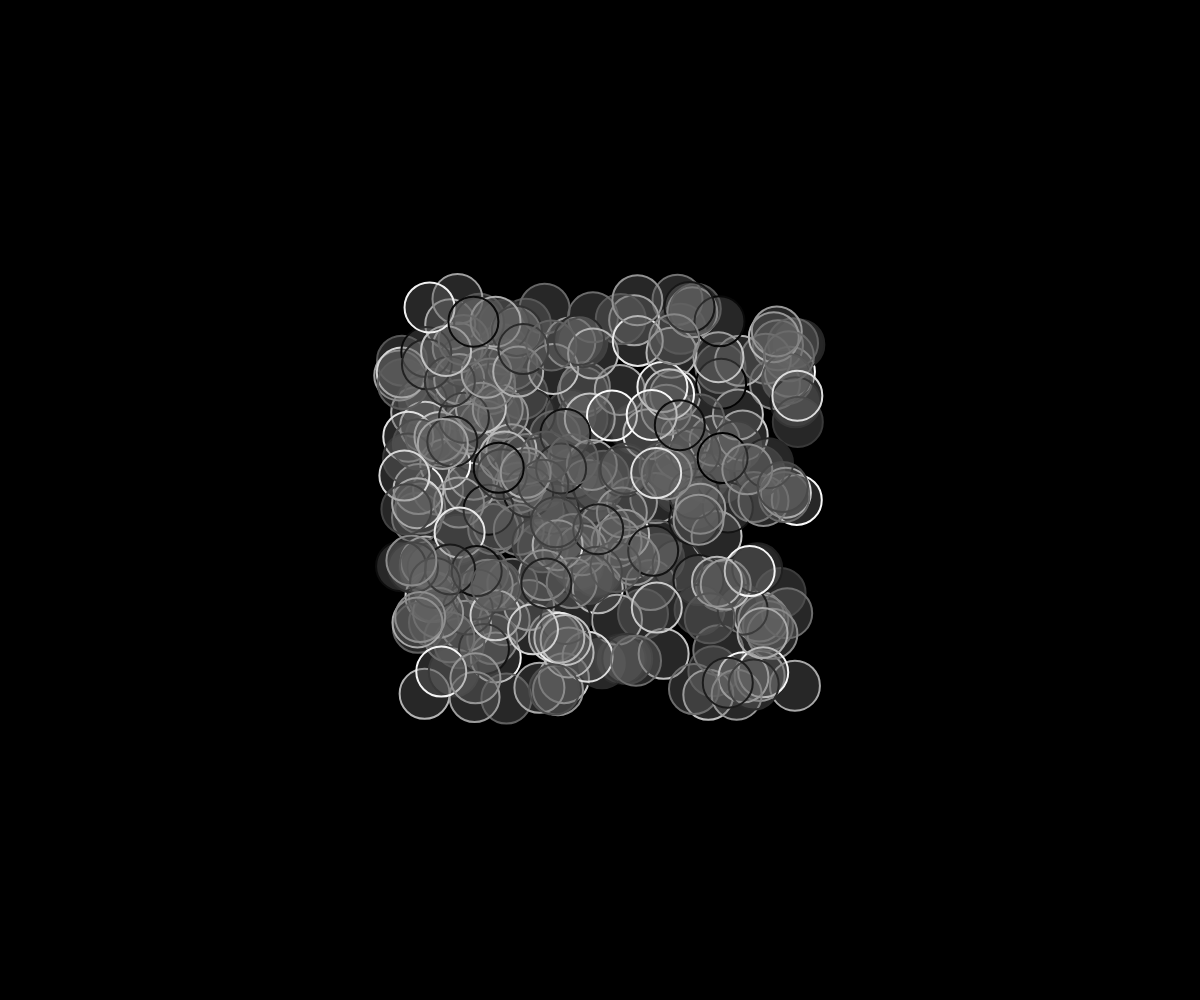
Frame 1 (no input)
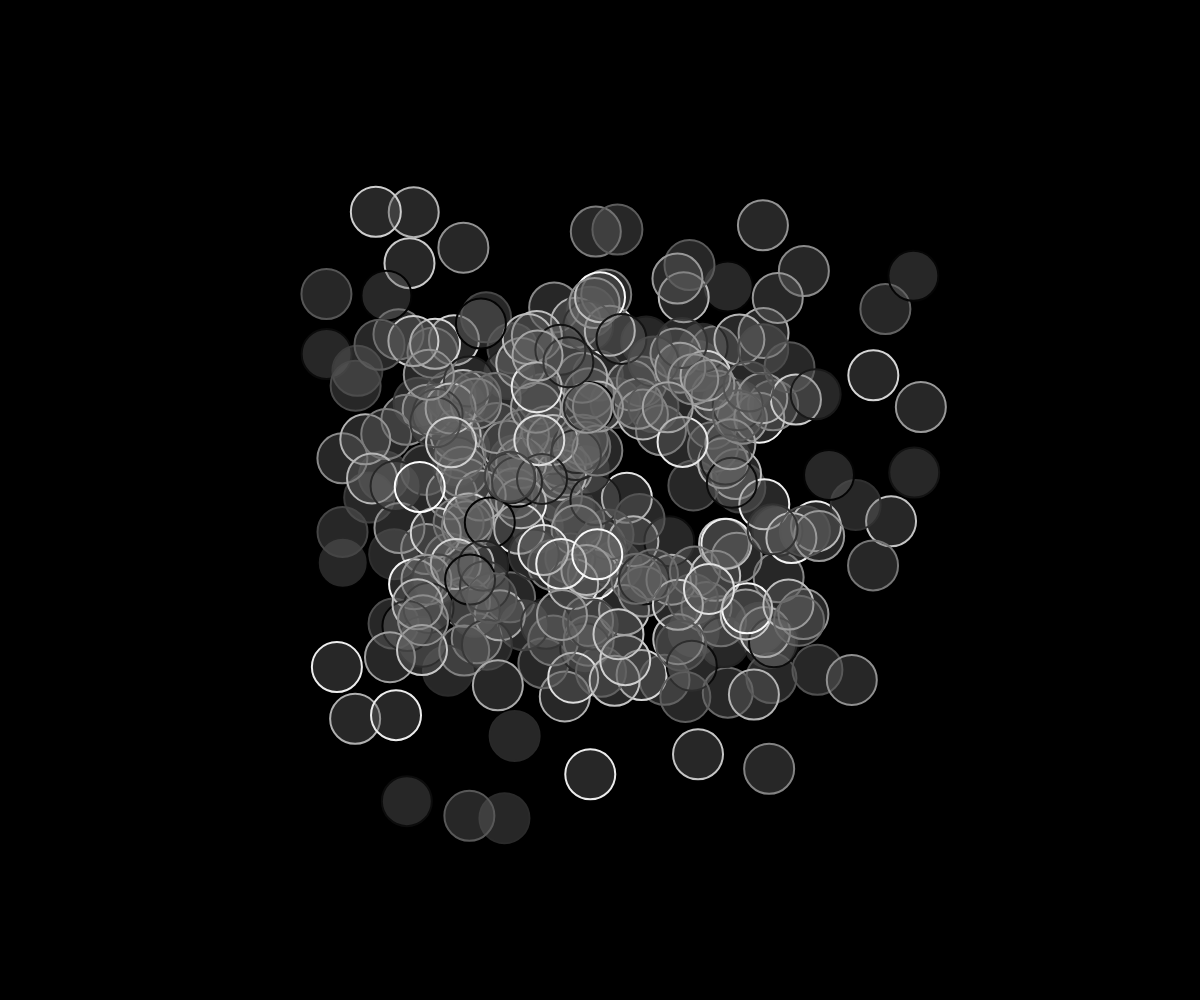
Frame 60 (no input)
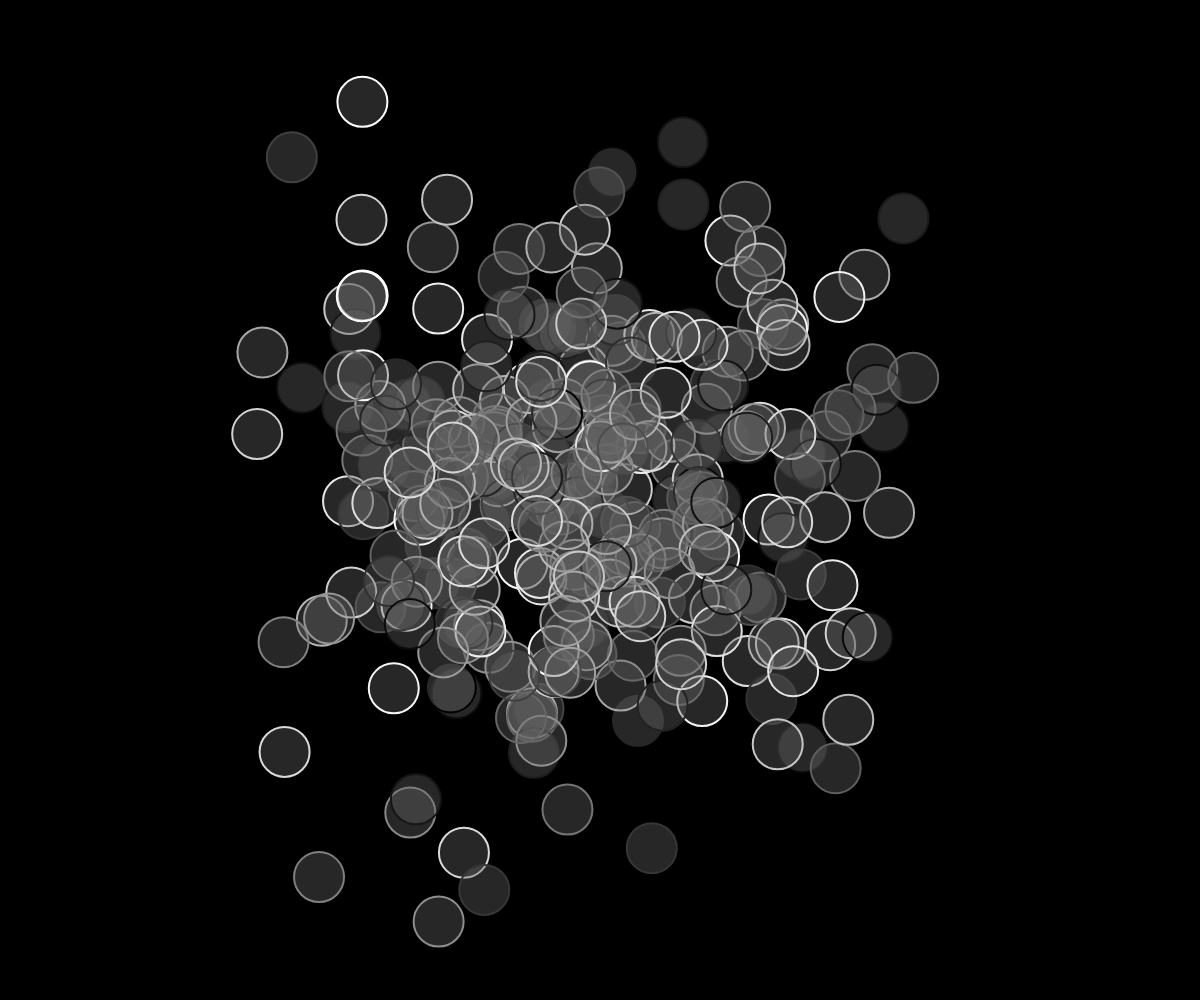
Frame 120 (the mouse pressed at the canvas centre since frame 60)

The p5.js sketch that drew these frames (run headless with seeded random() and noise() and a simulated clock; from frame 60 on, the mouse is pressed at the canvas centre):

// p5.js sketch
// ── sketch.js
const dots = [];
let time,
  time2 = 0;
const timer = 1000;
const BORDER_HEIGHT = 50;
const BORDER_WIDTH = 250;

function setup() {
  frameRate(30);
  createCanvas(window.innerWidth, window.innerHeight);

  for (let i = 0; i < 300; i++) {
    dots.push(
      new spawnDot(
        randomGaussian(width / 2 + random(-1, 1) * 200),
        randomGaussian(height / 2 + random(-1, 1) * 200)
      )
    );
  }
}

function draw() {
  background(0);
  dots.forEach((dot) => {
    dot.draw();
    dot.update();
  });
}

class spawnDot {
  constructor(x, y) {
    this.x = x;
    this.y = y;
    this.size = 50;
    this.shape = 0;
    this.fill = color(100, 100, 100, 100);
  }

  update() {
    this.x += random(-1, 1) * 15;
    this.y += random(-1, 1) * 15;
    if (
      this.y < 0 + BORDER_HEIGHT ||
      this.y > height - BORDER_HEIGHT ||
      this.x < 0 + BORDER_WIDTH ||
      this.x > width - BORDER_WIDTH
    ) {
      this.x = width / 2;
      this.y = height / 2;
    }
  }

  draw() {
    fill(this.fill);
    stroke(random(255));
    strokeWeight(2);
    if (this.shape === 0) {
      circle(this.x, this.y, this.size, this.size);
    }
    if (this.shape === 1) {
      rect(this.x, this.y, this.size, this.size);
    }
  }
}
